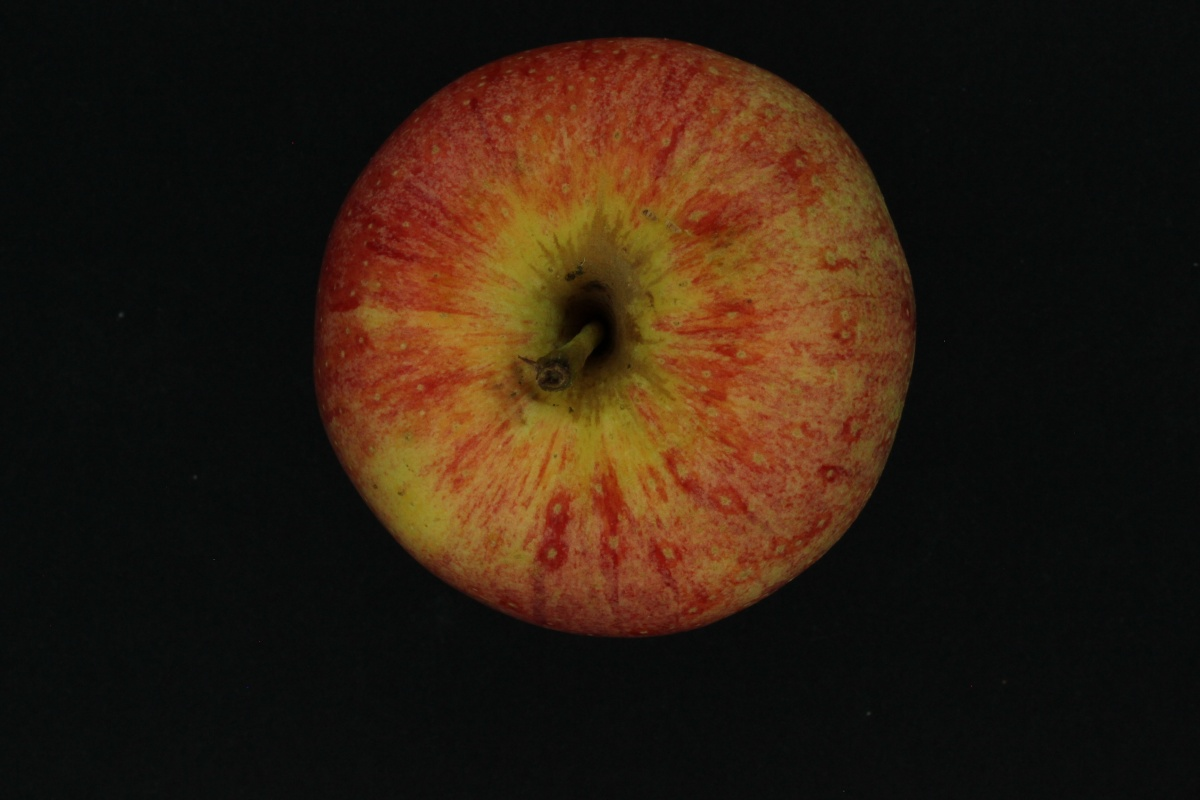
#> input picture FruitsDB/Apples/Train/Royal_02_1.JPG, 1200 x 800 px
$ jupyter execute --allow-errors fruit_classifier_svm_projeto.ipynb   (shell and % lines are left out)   (older library calls are emulated)
#> lines starting #> are read from the running program, lines starting #| are printed output that depends on the picture
#> in load_data, img is the input picture: shape (800, 1200, 3); mean B, G, R 15.8, 28.6, 44.2
**Conexão com Drive**

[cell 1]
from google.colab import drive
drive.mount('/content/drive')

**Importar base de dados**

**Importa as bibiliotecas**

[cell 2]
import cv2
import numpy as np
import matplotlib.pyplot as plt
import matplotlib

import pandas as pd

import glob

from sklearn import svm
from sklearn.pipeline import make_pipeline
from sklearn.model_selection import cross_val_predict
from sklearn.preprocessing import StandardScaler
from sklearn.svm import SVC
from sklearn.metrics import accuracy_score
from sklearn.model_selection import GridSearchCV
from sklearn.metrics import classification_report

from sklearn.pipeline import Pipeline
from sklearn.preprocessing import StandardScaler
from sklearn.preprocessing import MinMaxScaler

from sklearn import metrics
from sklearn.metrics import confusion_matrix
from matplotlib.ticker import MultipleLocator

**HOG (Histogram of Oriented Gradients)**

[cell 3]
def _hog(img, B):
#> called with B = 16
  gx = cv2.Sobel(img, cv2.CV_32F, 1, 0)
  gy = cv2.Sobel(img, cv2.CV_32F, 0, 1)
  mag,ang = cv2.cartToPolar(gx, gy)
  bins = np.int32((ang*B)/(2*np.pi))
  bin_cells = bins[:10,:10], bins[10:,:10], bins[:10,10:], bins[10:,10:]
  mag_cells = mag[:10,:10], mag[10:,:10], mag[:10,10:], mag[10:,10:]
  hists = [np.bincount(b.ravel(), m.ravel(), B) for b,m in zip(bin_cells, mag_cells)]
#> hists = 4 items
  hist = np.hstack(hists)
#> hist = 64 values, max 900123 at index 52, min 3.16 at index 7, mean 193590.3
  return hist

def hog(img, B):
  r = img[:, :, 0]
  g = img[:, :, 1]
  b = img[:, :, 2]
  r = _hog(r, B)
#> r has the same summary as hist in _hog
  g = _hog(g, B)
#> g = 64 values, max 1043037.8 at index 52, min 0 at index 7, mean 223722.9
  b = _hog(b, B)
#> call 3 of _hog, with B = 16
#> in _hog (call 3), `mag,ang = cv2.cartToPolar(gx, gy)`:
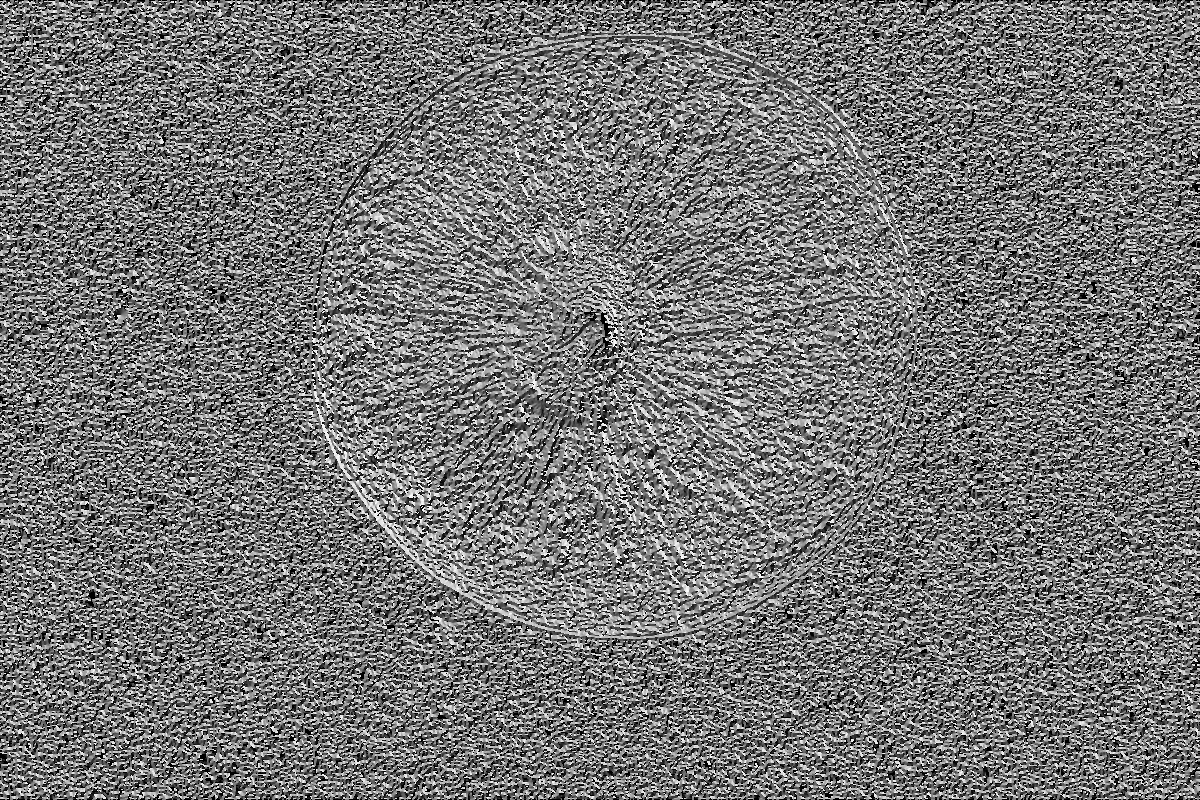
#> ang: shape (800, 1200) float32; min 0, max 6.27, mean 2.88; drawn with min black and max white
#> in _hog (call 3), `hist = np.hstack(hists)`: hist = 64 values, max 864100.6 at index 52, min 0 at index 7, mean 185431.1
#> b has the same summary as hist in _hog
  hist = np.concatenate((r,g,b))
#> hist = 192 values, max 1043037.8 at index 116, min 0 at index 71, mean 200914.7
  return hist

**Salvar em array as imagens e labels**

[cell 4]
def load_data(fruit, tipo, B, clase, testing):
    label=[]
    arr = []
    strr = "FruitsDB/"+fruit+"/" + tipo + "/*"
    for file_ in glob.glob(strr):
      img = cv2.imread(file_)
      img = cv2.cvtColor(img, cv2.COLOR_BGR2RGB)
      h = hog(img, B)
#> h has the same summary as hist in hog
      if(testing):
        arr.append(h)
      else:
        arr.append(img)
      label.append(clase)

    return arr,label

[cell 5]
def whole_train_data(tipo, B):
  apples_data, apples_label = load_data('Apples', tipo, B, 0, 1)
#> apples_data = 1 item; apples_label = [0]
  morangos_data, morangos_label = load_data('Morangos', tipo, B, 1, 1)
#> morangos_data = 1 item; morangos_label = [1]
  oranges_data, oranges_label = load_data('Laranjas', tipo, B, 2, 1)
#> oranges_data = 1 item; oranges_label = [2]
  melancias_data, melancias_label = load_data('Melancias', tipo, B, 3, 1)
#> melancias_data = 1 item; melancias_label = [3]
  milhos_data, milhos_label = load_data('Milhos', tipo, B, 4, 1)
#> milhos_data = 1 item; milhos_label = [4]
  data =np.concatenate((apples_data, morangos_data,oranges_data, melancias_data, milhos_data))
  labels =np.concatenate((apples_label, morangos_label, oranges_label, melancias_label, milhos_label))
#> labels = [0, 1, 2, 3, 4]
  return data, labels

**Holdout**

[cell 6]
data_train, labels_train = whole_train_data('Train', 16)
#> labels_train = [0, 1, 2, 3, 4]
data_test, labels_test = whole_train_data('Test', 16)
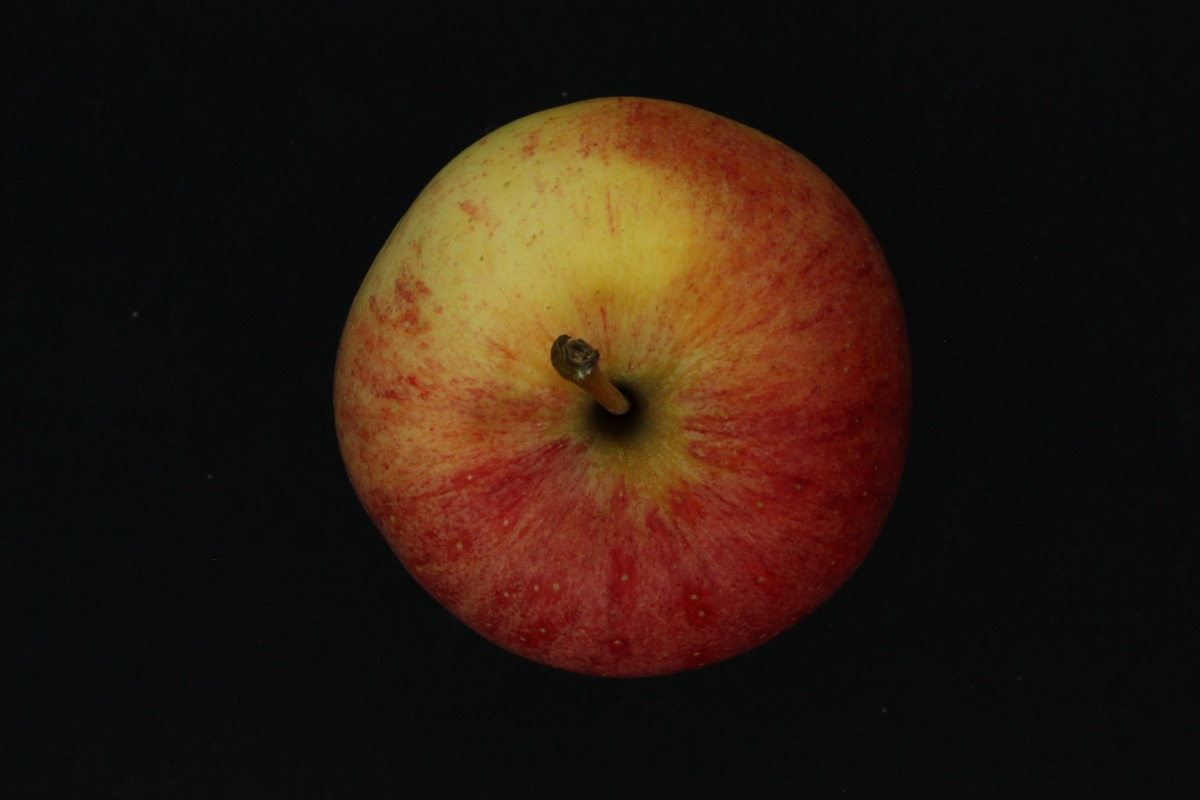
#> input picture FruitsDB/Apples/Test/Royal_01_1.JPG, 1200 x 800 px
#> in load_data, img is the input picture: shape (800, 1200, 3); mean B, G, R 15.8, 26.3, 41.1
#> in _hog (call 16), `gy = cv2.Sobel(img, cv2.CV_32F, 0, 1)`:
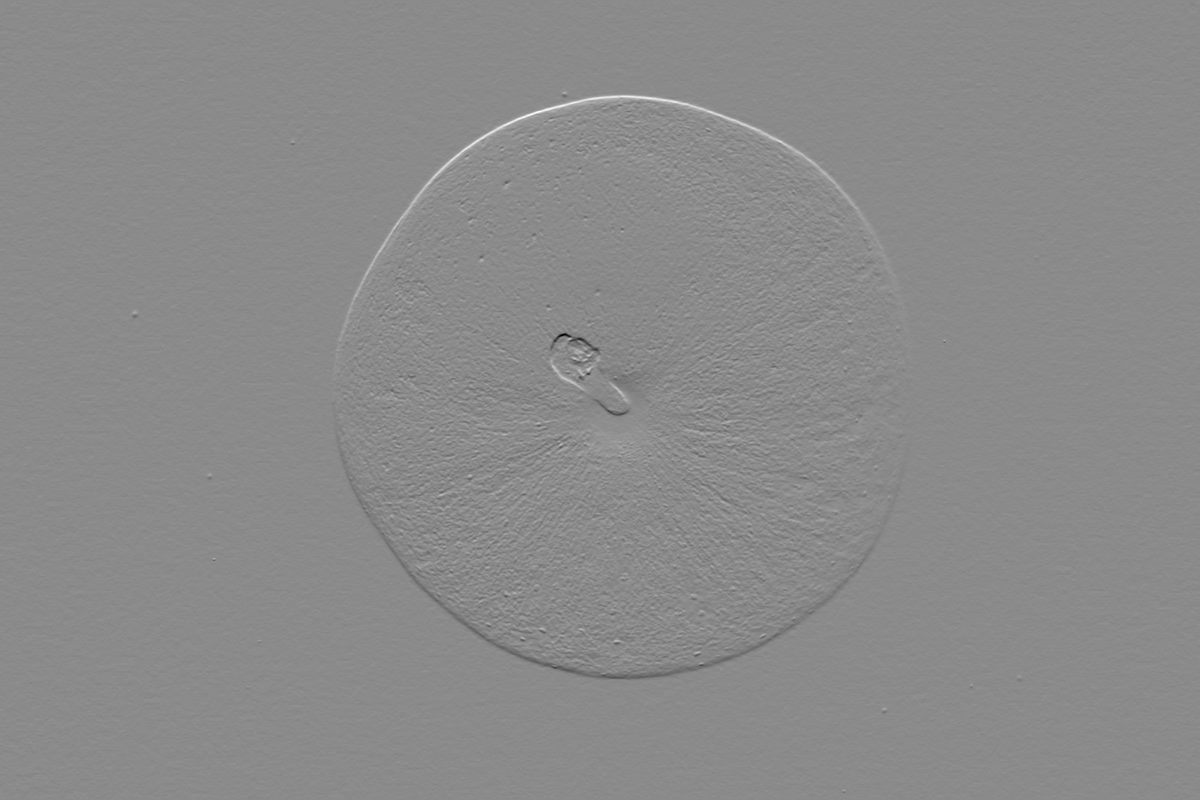
#> gy: shape (800, 1200) float32; min -366, max 306, mean 0; drawn with min black and max white
#> in _hog (call 16), `hist = np.hstack(hists)`: hist = 64 values, max 757878.6 at index 49, min 0 at index 5, mean 159894.1
#> in _hog (call 18), `mag,ang = cv2.cartToPolar(gx, gy)`:
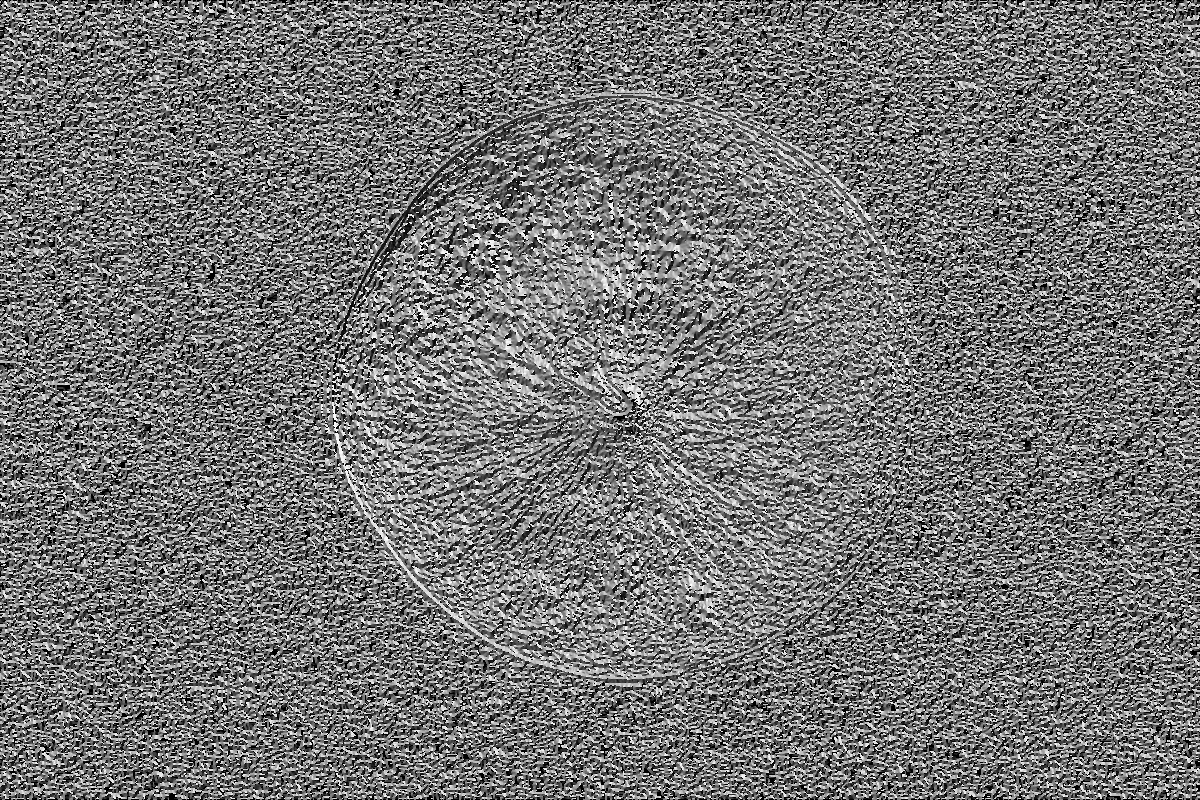
#> ang: shape (800, 1200) float32; min 0, max 6.27, mean 2.86; drawn with min black and max white
#> in _hog (call 18), `hist = np.hstack(hists)`: hist = 64 values, max 704423.2 at index 49, min 0 at index 2, mean 146721
#> in load_data (call 6), `h = hog(img, B)`: h = 192 values, max 798649.8 at index 113, min 0 at index 5, mean 157611.7
#> labels_test = [0, 1, 2, 3, 4]

[cell 7]
data_test = np.vstack(data_test)
data_train = np.vstack(data_train)
labels_train = np.vstack(labels_train)
labels_test = np.vstack(labels_test)

data_train = np.float32(data_train)
data_test = np.float32(data_test)

**Visualizar formato dos dados**

[cell 8]
print(data_train.shape)
#| (5, 192)
print(labels_train.shape)
#| (5, 1)
print(data_test.shape)
#| (5, 192)
print(labels_test.shape)
#| (5, 1)

**Executando** o SVM

[cell 9]
clf = make_pipeline(MinMaxScaler(), SVC(gamma='auto'))
clf.fit(data_train, np.ravel(labels_train))

[cell 10]
print("A precisão inicial do nosso modelo é {:.2f}%".format(clf.score(data_test, np.ravel(labels_test))*100))
#| A precisão inicial do nosso modelo é 20.00%

**Utilizando o Cross Validation já percebemos a diferença em relação a acurácia**

#> (a cell that did not finish here is left out)

**Pipeline**

[cell 12]
# importar pipeline
from sklearn.pipeline import Pipeline
from sklearn.preprocessing import StandardScaler
from sklearn.preprocessing import MinMaxScaler

def acuracia(clf,X,y):
    resultados = cross_val_predict(clf, X, y, cv=5)
    return accuracy_score(y,resultados)

pip_1 = Pipeline([('Scaler',StandardScaler()), ('clf', svm.SVC())])
pip_2 = Pipeline([('Scaler',StandardScaler()), ('clf', svm.SVC())])
pip_3 = Pipeline([('Scaler',StandardScaler()), ('clf', svm.SVC(kernel='rbf'))])
pip_4 = Pipeline([('Scaler',StandardScaler()), ('clf', svm.SVC(kernel='poly'))])
pip_5 = Pipeline([('Scaler',StandardScaler()), ('clf', svm.SVC(kernel='linear'))])

#> (the rest of this cell did not finish here and is left out)

**GridSearchCV e Cross Validation**

[cell 13]
lista_C = [0.001, 0.01, 0.1, 1, 10,100]
lista_gamma = [0.001, 0.01, 0.1, 1, 10, 100]

parametros_grid = dict(clf__C = lista_C, clf__gamma = lista_gamma)
grid = GridSearchCV(pip_4, parametros_grid, cv=10, scoring='accuracy')
#> (the rest of this cell did not finish here and is left out)

#> (a cell that did not finish here is left out)

[cell 15]
pip_6 = Pipeline([('scaler',StandardScaler()), ('clf', svm.SVC(kernel='poly',C=0.001,gamma=0.1, max_iter=-1))])
#> (the rest of this cell did not finish here and is left out)

#> (a cell that did not finish here is left out)

[cell 17]
classes = ["Maçã", "Morango", "Laranja", 'Melancia', 'Milho']

[cell 18]
apples_data, apples_label = load_data('Apples', 'Test', 0, 0, 0)
#> in _hog (call 31), `bins = np.int32((ang*B)/(2*np.pi))`: bins: shape (800, 1200) int32; every value is 0
#> apples_data = 1 item; apples_label = [0]
morangos_data, morangos_label = load_data('Morangos', 'Test', 0, 1, 0)
#> morangos_data = 1 item; morangos_label = [1]
oranges_data, oranges_label = load_data('Laranjas', 'Test', 0, 2, 0)
#> oranges_data = 1 item; oranges_label = [2]
melancias_data, melancias_label = load_data('Melancias', 'Test', 0, 3, 0)
#> melancias_data = 1 item; melancias_label = [3]
milhos_data, milhos_label = load_data('Milhos', 'Test', 0, 4, 0)
#> milhos_data = 1 item; milhos_label = [4]
data =np.concatenate((apples_data,morangos_data,oranges_data, melancias_data, milhos_data,))

**Matriz de Confusão**

#> (a cell that did not finish here is left out)

**Prediz e mostra a imagem classificada**

[cell 20]
def showImg(img, name):
    plt.axis("off")
    plt.title(name)
    plt.imshow(img)
    plt.show()

[cell 21]
def try_predictor(data, data_test,x_):
  img = data[x_]
  resultados = cross_val_predict(pip_6, data_test, np.ravel(labels_test), cv=10)
  result = resultados[x_]
  resultado = classes[result]
  showImg(img, resultado)

[cell 22]
from random import seed
from random import randint
x_ = randint(0, data.shape[0])
#> x_ = 3
#> (the rest of this cell did not finish here and is left out)
